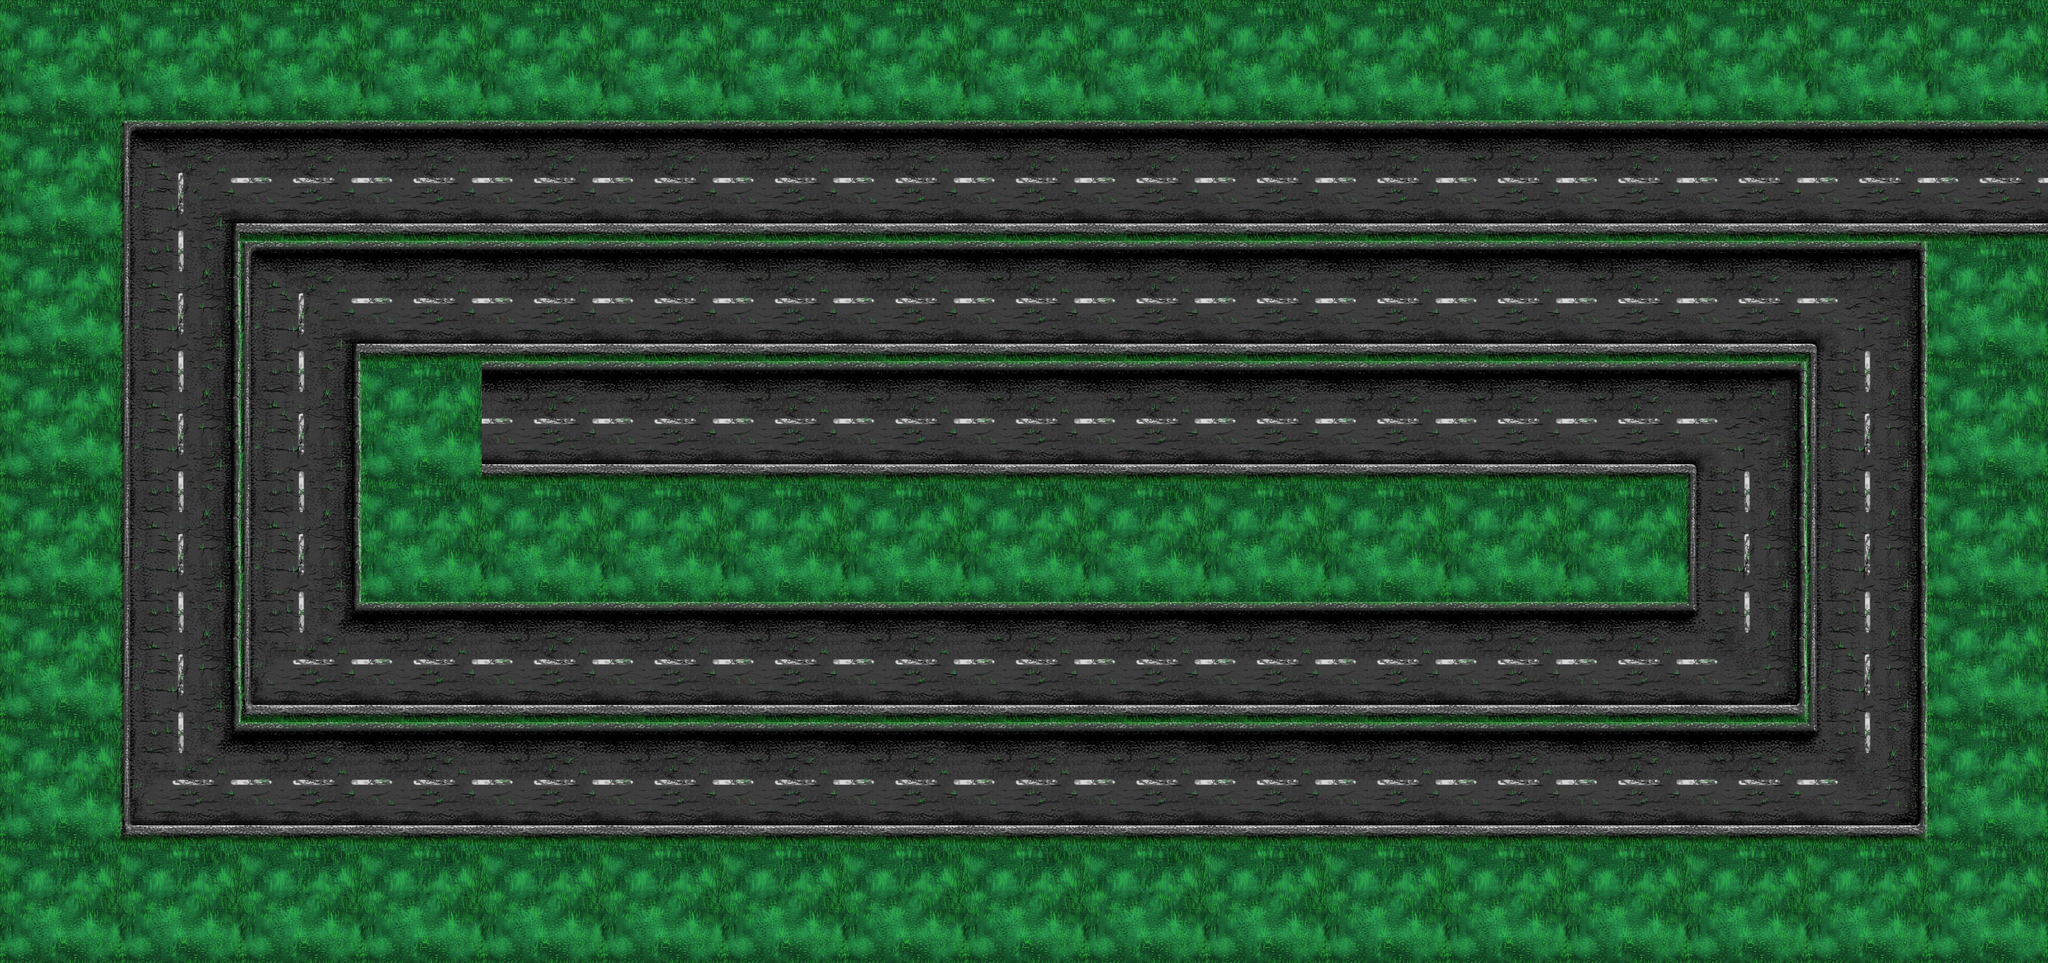

This is a level from a 2D game, rendered from its Tiled map with the project's own tilesets. A one-line summary and the map file follow, with tile-layer data summarised:
An orthogonal 17x8 tile map with 160x160 px tiles, 2 tile layers (floor, walls) and 11 objects (9x move, end, spawn).

<map version="1.2" tiledversion="1.3.4" orientation="orthogonal" renderorder="right-down" width="17" height="8" tilewidth="160" tileheight="160" infinite="0" nextlayerid="6" nextobjectid="38">
 <editorsettings>
  <export target="Level_1_1.json" format="json" />
 </editorsettings>
 <tileset firstgid="1" name="1" tilewidth="160" tileheight="160" tilecount="9" columns="3">
  <image source="1.png" width="480" height="480" />
 </tileset>
 <layer id="5" name="floor" width="17" height="8">
  <data>[136 cells, 80 non-empty, 7 distinct tile ids]</data>
 </layer>
 <layer id="4" name="walls" width="17" height="8">
  <data>[136 cells, 56 non-empty, 1 distinct tile ids]</data>
 </layer>
 <objectgroup id="3" name="path">
  <object id="14" type="move" x="201.061" y="199.03" width="85" height="66">
   <properties>
    <property name="count" type="int" value="1" />
   </properties>
  </object>
  <object id="15" type="move" x="204.561" y="989.061" width="85" height="66">
   <properties>
    <property name="count" type="int" value="2" />
   </properties>
  </object>
  <object id="18" type="move" x="2436.53" y="1003.12" width="85" height="66">
   <properties>
    <property name="count" type="int" value="3" />
   </properties>
  </object>
  <object id="19" type="move" x="2437.44" y="357.515" width="85" height="66">
   <properties>
    <property name="count" type="int" value="4" />
   </properties>
  </object>
  <object id="20" type="move" x="354.955" y="358.636" width="85" height="66">
   <properties>
    <property name="count" type="int" value="5" />
   </properties>
  </object>
  <object id="21" type="move" x="357.924" y="834.576" width="85" height="66">
   <properties>
    <property name="count" type="int" value="6" />
   </properties>
  </object>
  <object id="22" type="move" x="2273.68" y="835.788" width="85" height="66">
   <properties>
    <property name="count" type="int" value="7" />
   </properties>
  </object>
  <object id="23" type="move" x="2273.68" y="517.061" width="85" height="66">
   <properties>
    <property name="count" type="int" value="8" />
   </properties>
  </object>
  <object id="24" type="move" x="513.803" y="509.97" width="85" height="66">
   <properties>
    <property name="count" type="int" value="9" />
   </properties>
  </object>
  <object id="28" name="endPoint" type="end" x="557.727" y="538.03">
   <point />
  </object>
  <object id="37" name="spawnPoint" type="spawn" x="2822.3" y="241.455">
   <point />
  </object>
 </objectgroup>
</map>
